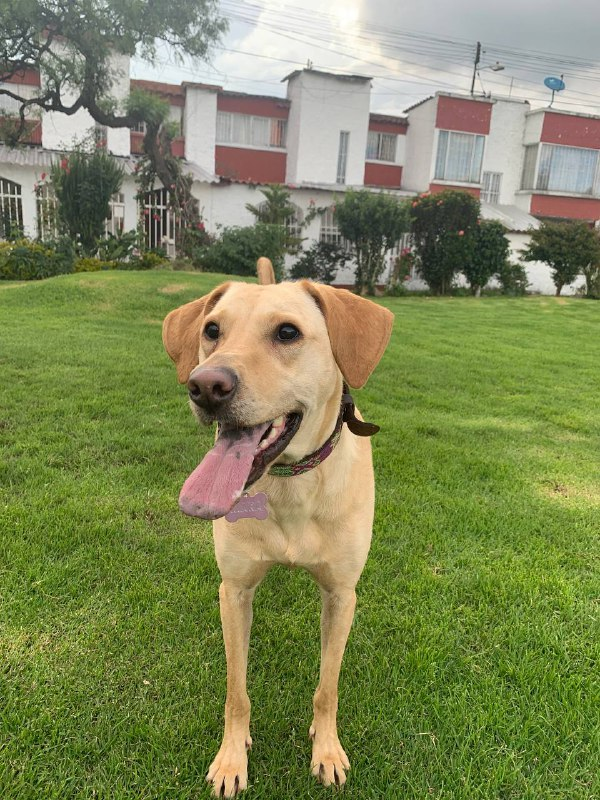
#> input picture data/Mara.jpeg, 600 x 800 px
$ jupyter execute 2.0-M1K3DEV23-manejo_imagenes.ipynb   (shell and % lines are left out)
#> lines starting #> are read from the running program, lines starting #| are printed output that depends on the picture
# Manejo de imágenes con Python

En este pequeño ejercicio vamos a ver un par de transformaciones a una imagen, utilizando numpy para modificar dicha imagen.

[cell 1]
import os
import sys

sys.path.append(os.path.dirname(os.path.abspath(os.path.abspath(""))))

## 1: Importando bibliotecas necesarias

[cell 2]
import numpy as np
import matplotlib.pyplot as plt

from skimage import io

## 2: Abrimos nuestra imagen de prueba

[cell 3]
im = io.imread("../data/Mara.jpeg")
#> im is the input picture: shape (800, 600, 3); mean R, G, B 127.7, 135.4, 88.4

[cell 4]
print(f"Tamaño de la imagen: {im.shape[0:2]}\nCanales de informacion {im.shape[-1]}")
#| Tamaño de la imagen: (800, 600)
#| Canales de informacion 3

[cell 5]
im

[cell 6]
plt.imshow(im)
plt.show()

## 3: Transformaciones

- Separemos cada canal:

[cell 7]
red_channel = im[:, :, 0]
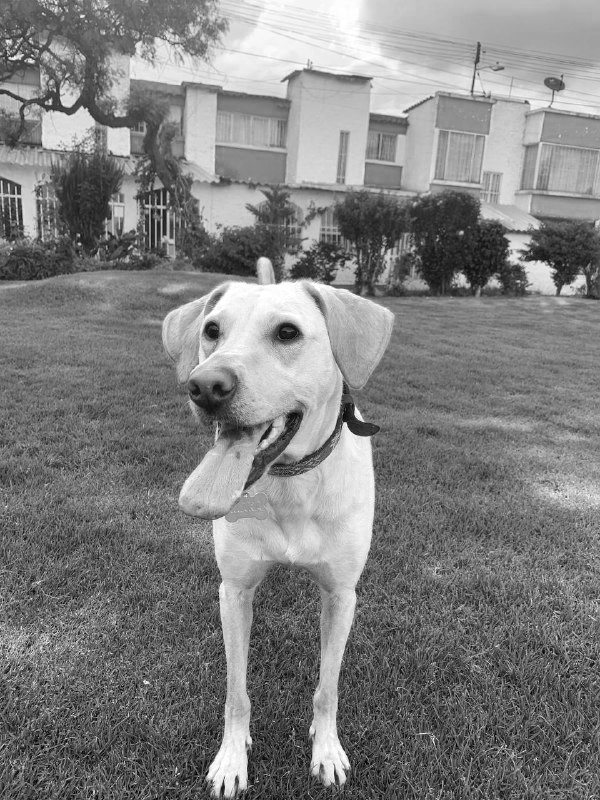
#> red_channel: shape (800, 600); min 0, max 255, mean 127.7
green_channel = im[:, :, 1]
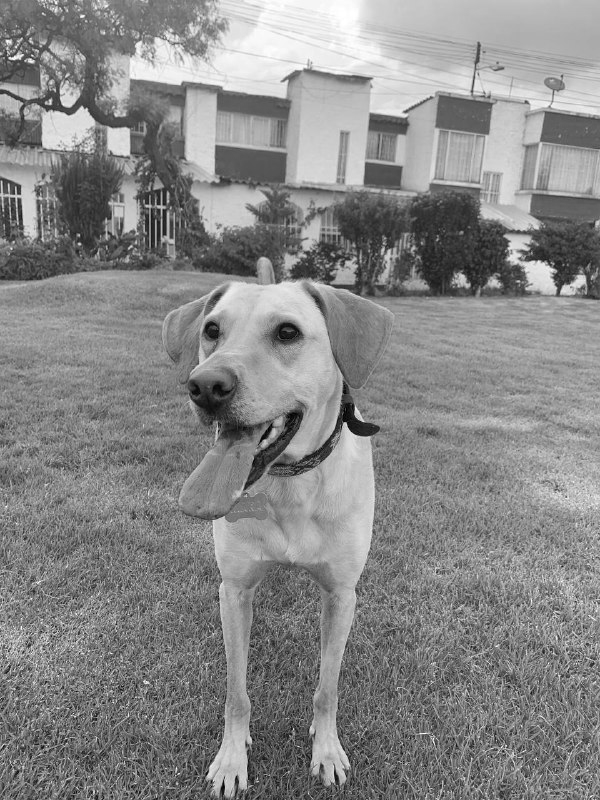
#> green_channel: shape (800, 600); min 0, max 255, mean 135.4
blue_channel = im[:, :, 2]
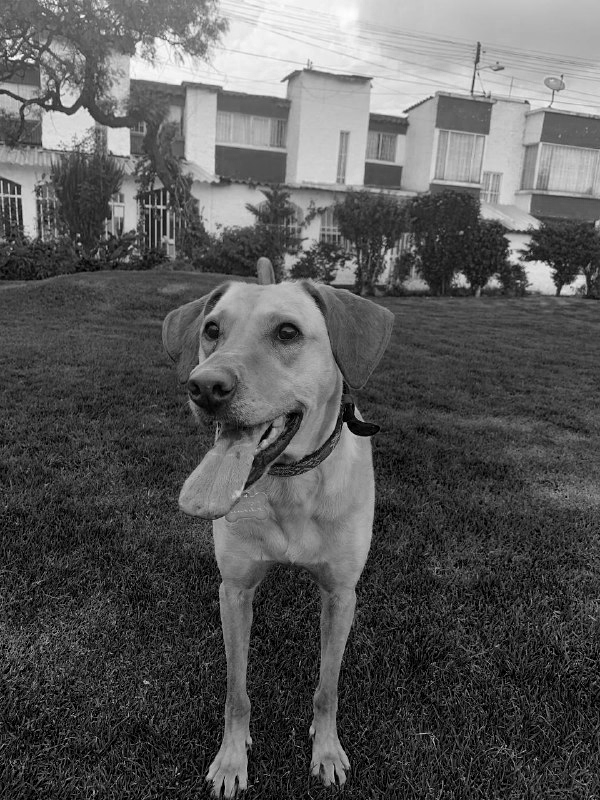
#> blue_channel: shape (800, 600); min 0, max 255, mean 88.4

[cell 8]
fig, ax = plt.subplots(1, 3, figsize=(16, 9))

ax[0].imshow(red_channel, cmap="gray")
ax[1].imshow(green_channel, cmap="gray")
ax[2].imshow(blue_channel, cmap="gray")

ax[0].set_title("Red Channel")
ax[1].set_title("Green Channel")
ax[2].set_title("Blue Channel")

ax[0].set_xticks([])
ax[0].set_yticks([])
ax[1].set_xticks([])
ax[1].set_yticks([])
ax[2].set_xticks([])
ax[2].set_yticks([])


plt.show()
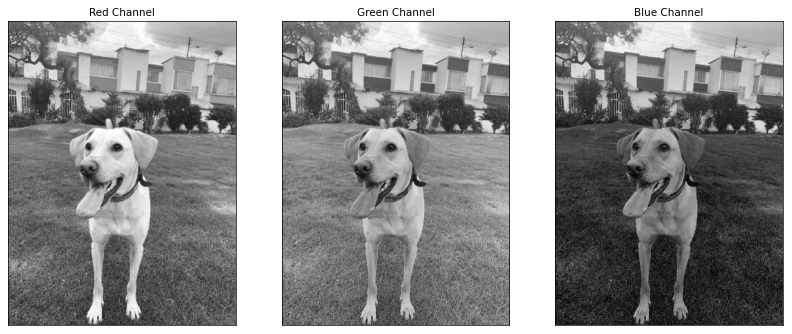
#> figure drawn by matplotlib, 3 panels

- Observemos el color de cada canal:

[cell 9]
# Esta es una cap AUXILIAR llenar de 0s nos permite completar los 3 canales

aux_dim = np.zeros(im.shape[:2])

# Este es rojo porque es (R, AUX, AUX)
red = np.dstack((red_channel, aux_dim, aux_dim)).astype(np.uint8)
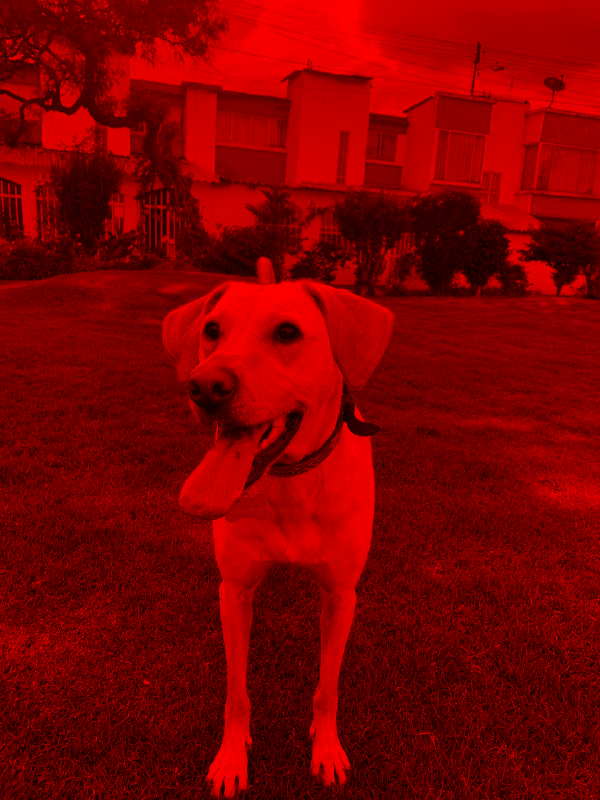
#> red: shape (800, 600, 3); mean of channels 0, 1, 2 127.7, 0, 0; drawn as R, G, B
# verde (AUX, G, AUX)
green = np.dstack((aux_dim, green_channel, aux_dim)).astype(np.uint8)
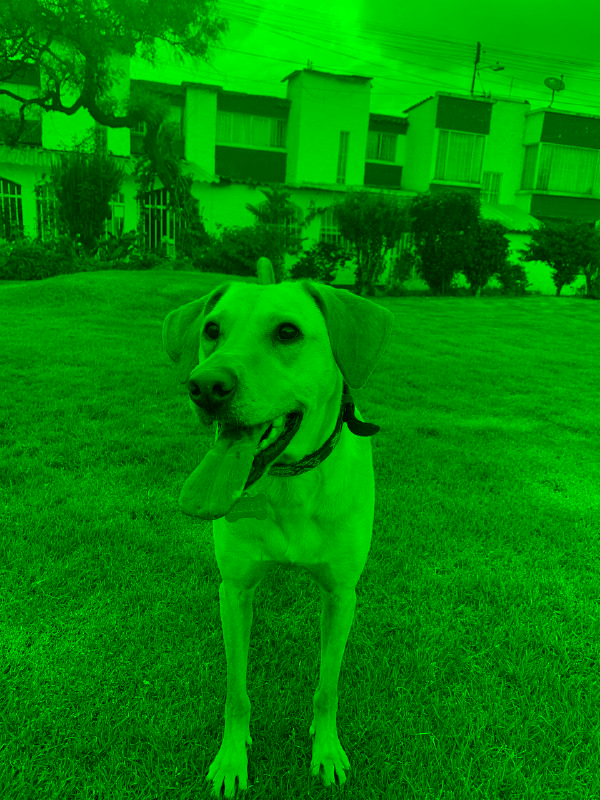
#> green: shape (800, 600, 3); mean of channels 0, 1, 2 0, 135.4, 0; drawn as R, G, B
# Azul = (AUX, AUX, B)
blue = np.dstack((aux_dim, aux_dim, blue_channel)).astype(np.uint8)
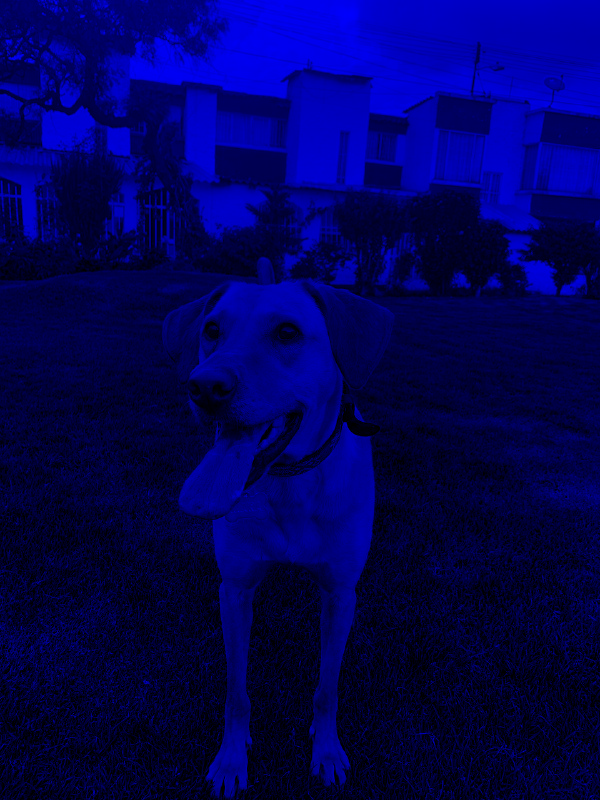
#> blue: shape (800, 600, 3); mean of channels 0, 1, 2 0, 0, 88.4; drawn as R, G, B

[cell 10]
fig, ax = plt.subplots(1, 3)

ax[0].imshow(red)
ax[1].imshow(green)
ax[2].imshow(blue)

ax[0].set_title("Red Channel")
ax[0].set_xticks([])
ax[0].set_yticks([])

ax[1].set_title("Green Channel")
ax[1].set_xticks([])
ax[1].set_yticks([])


ax[2].set_title("Blue Channel")
ax[2].set_xticks([])
ax[2].set_yticks([])

plt.show()

- Zoom a la imagen en una zona específica:

[cell 11]
plt.imshow(im[270:530, 150:400])
plt.xticks([], [])
plt.yticks([], [])
plt.show()
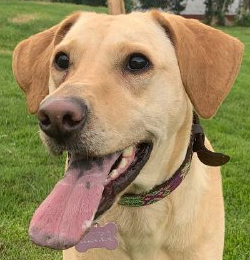
#> shown: shape (260, 250, 3); mean R, G, B 155.7, 137.1, 95.5

$ run again, with data/yo.png saved as data/Mara.jpeg
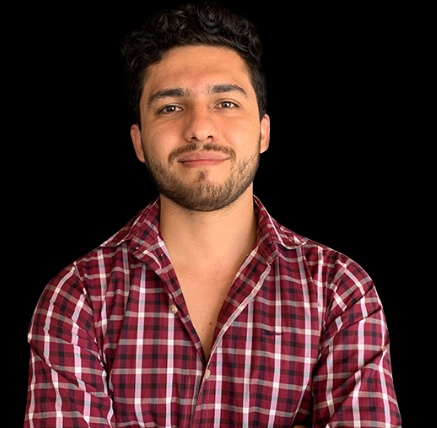
#> input picture data/yo.png, 437 x 428 px
#> im is the input picture: shape (428, 437, 3); mean R, G, B 70.4, 40.3, 38.8
#| Tamaño de la imagen: (428, 437)
#| Canales de informacion 3
#> `blue = np.dstack((aux_dim, aux_dim, blue_channel)).astype(np.uint8)`:
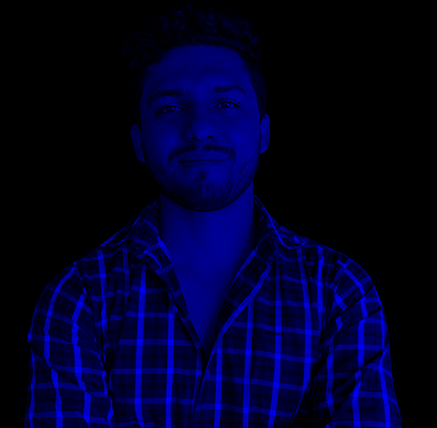
#> blue: shape (428, 437, 3); mean of channels 0, 1, 2 0, 0, 38.8; drawn as R, G, B
#> `plt.show()`:
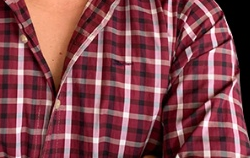
#> shown: shape (158, 250, 3); mean R, G, B 130.7, 69.8, 76.9
